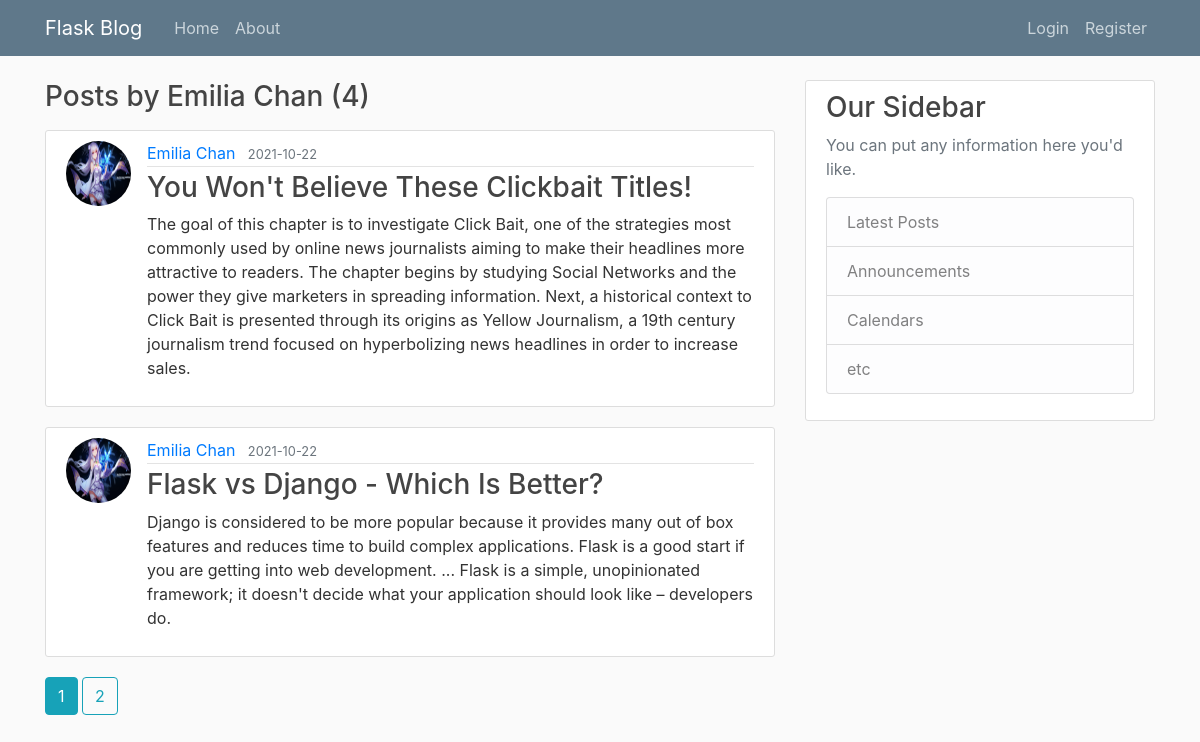
The app's page /user/Emilia Chan with its own data.
### flaskblog/models.py (models this page shows, shortened)
class User(db.Model, UserMixin):
    id = db.Column(db.Integer, primary_key=True)
    username = db.Column(db.String(20), unique=True, nullable=False)
    email = db.Column(db.String(120), unique=True, nullable=False)
    image_file = db.Column(db.String(20), nullable=False, default='default.jpg')
    password = db.Column(db.String(60), nullable=False)
    posts = db.relationship('Post', backref='author', lazy=True)

class Post(db.Model):
    id = db.Column(db.Integer, primary_key=True)
    title = db.Column(db.String(100), nullable=False)
    date_posted = db.Column(db.DateTime, nullable=False, default=datetime.utcnow)
    content = db.Column(db.Text, nullable=False)
    user_id = db.Column(db.Integer, db.ForeignKey('user.id'), nullable=False)

### flaskblog/users/routes.py (the view)
@users.route('/user/<string:username>')
def user_posts(username):
    page = request.args.get('page', 1, type=int)
    user = User.query.filter_by(username=username).first_or_404()
    posts = Post.query.filter_by(author=user).order_by(Post.date_posted.desc()).paginate(page=page, per_page=2)
    return render_template('user_posts.html', posts=posts, user=user)

### flaskblog/templates/user_posts.html
{% extends "layout.html" %}
{% block content %}
    <h3 class="mb-3">Posts by {{ user.username }} ({{ posts.total }})</h3>
    {% for post in posts.items %}
        <article class="media content-section">
            <img class="rounded-circle article-img" src="{{ url_for('static', filename='profile_pics/' + post.author.image_file) }}">
            <div class="media-body">
              <div class="article-metadata">
                <a class="mr-2" href="{{ url_for('users.user_posts', username=post.author.username) }}">{{ post.author.username }}</a>
                <small class="text-muted">{{ post.date_posted.strftime('%Y-%m-%d') }}</small>
              </div>
              <h3><a class="article-title" href="{{ url_for('posts.post', post_id=post.id) }}">{{ post.title }}</a></h3>
              <p class="article-content">{{ post.content }}</p>
            </div>
        </article>
    {% endfor %}
    {% for page_num in posts.iter_pages(left_edge=1, right_edge=1, left_current=1, right_current=2) %}
        {% if page_num %}
            {% if posts.page == page_num %}
                <a class="btn btn-info mb-4" href="{{ url_for('users.user_posts', username=user.username, page=page_num) }}">{{ page_num }}</a>
            {% else %}
                <a class="btn btn-outline-info mb-4" href="{{ url_for('users.user_posts', username=user.username, page=page_num) }}">{{ page_num }}</a>
            {% endif %}
        {% else %}
            ...
        {% endif %}
    {% endfor %}
{% endblock content %}

### flaskblog/static/main.css (style rules this page uses)
body { background: #fafafa; color: #333333; margin-top: 5rem; }
h1, h2, h3, h4, h5, h6 { color: #444444; }
.content-section { background: #ffffff; padding: 10px 20px; border: 1px solid #dddddd; border-radius: 3px; margin-bottom: 20px; }
.article-title { color: #444444; }
.article-content { white-space: pre-line; }
.article-img { height: 65px; width: 65px; margin-right: 16px; }
.article-metadata { padding-bottom: 1px; margin-bottom: 4px; border-bottom: 1px solid #e3e3e3 }

### records on screen
User: username "Emilia Chan"
Post: image_file (picture), author.username "Emilia Chan", date_posted "2021-10-22", title "You Won't Believe These Clickbait Titles!", content "The goal of this chapter is to investigate Click Bait, one of the strategies most commonly used by online news journalists aiming to make their headlines more attractive to readers. The chapter begins by studying Social Networks and the power they give marketers in spreading information. Next, a historical context to Click Bait is presented through its origins as Yellow Journalism, a 19th century journalism trend focused on hyperbolizing news headlines in order to increase sales."
Post: image_file (picture), author.username "Emilia Chan", date_posted "2021-10-22", title "Flask vs Django - Which Is Better?", content "Django is considered to be more popular because it provides many out of box features and reduces time to build complex applications. Flask is a good start if you are getting into web development. ... Flask is a simple, unopinionated framework; it doesn't decide what your application should look like – developers do."

### other values on screen
{{ posts.total }} "4"
{{ page_num }} "1"
{{ page_num }} "2"
